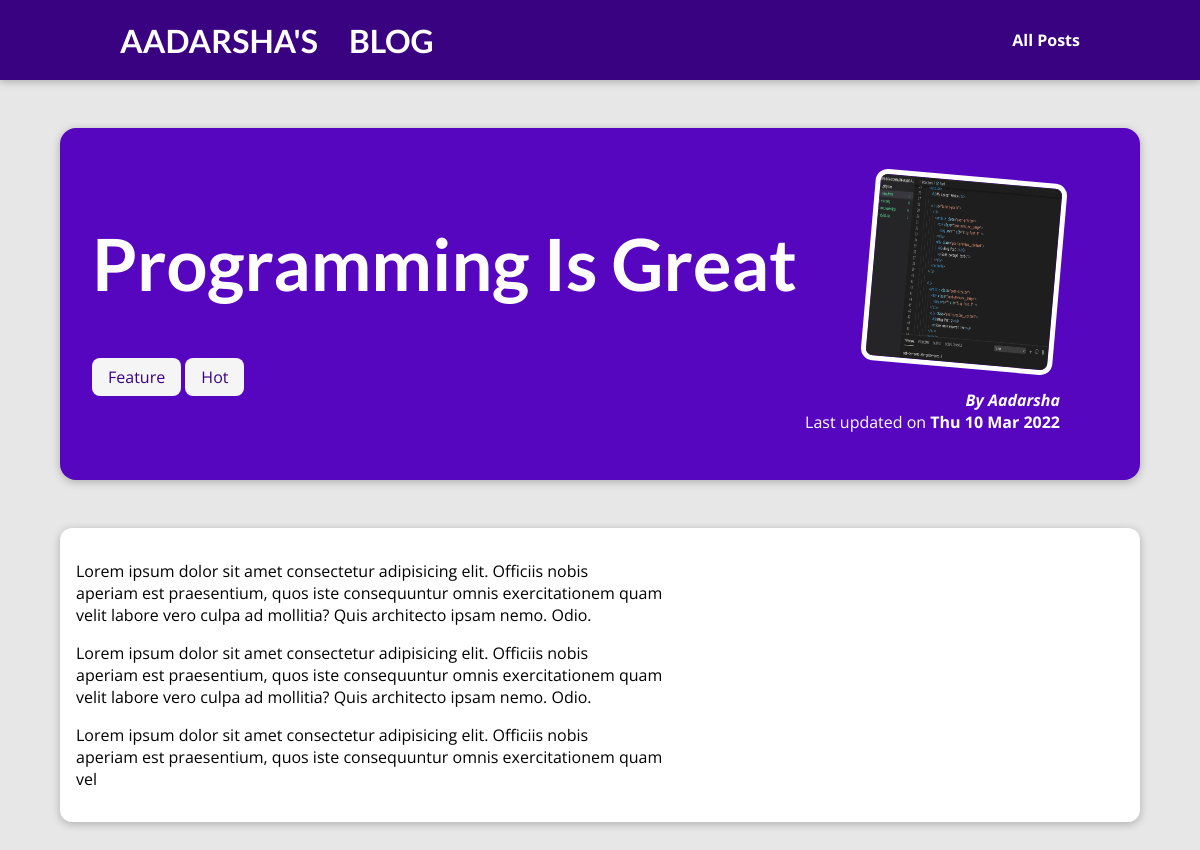
Page /posts/programming-is-fun on the committed database.
### blog/models.py (models this page shows, shortened)
class Post(models.Model):
    title=models.CharField(max_length=50)
    slug=models.SlugField(default="",null=True,unique=True)
    date =models.DateField()
    image=models.ImageField(upload_to="Posts",null=True)
    excerpt=models.CharField(default="",null=True,max_length=300)
    content=models.TextField(1000)
    author=models.ForeignKey(Author,default="unknown",on_delete=models.SET_DEFAULT)
    tag=models.ManyToManyField(Tag)

class Tag(models.Model):
    caption=models.CharField(max_length=20)

class Author(models.Model):
    first_name=models.CharField( max_length=50)
    last_name= models.CharField(max_length=50)
    email  =  models.EmailField( max_length=254)
    def __str__(self):
        return f"{self.first_name}"

### blog/views.py (the view)
# urls.py: path("posts/<slug:slug>",views.post_detail,name="post-detail-page")   # the dynamic link is called slug
def post_detail(request,slug):
    identified_post = get_object_or_404(Post, slug=slug)
    return render(request,"blog/post-detail.html",{
        "post":identified_post
    })

### blog/templates/blog/post-detail.html (shortened to what this page needs)
{% extends "base.html" %}
{% load static %}
{% block css_files%}
<link rel="stylesheet" href="{% static "blog/post-detail.css" %}">
{% endblock css_files%}
{% block contain %}
    <section id="summary">
        <h2>{{post.title}} </h2>
        <div>
            {% for tags in post.tag.all %}
            <span class="tag">{{tags.caption.title}}</span>
            {% endfor %}
        </div>
        <article>
            <img src="{{post.image.url}}" alt="{{post.title}}">
            <address>By <a href="mailto:{{post.author.email}}">{{post.author|title}}</a></address>
            <div>
                Last updated on <time>{{post.date|date:" D d M Y"}}</time>
            </div>
        </article>
    </section>
    <main>
        <p>{{post.content|linebreaks}}</p>
    </main>
{% endblock contain %}

### blog/static/blog/post-detail.css (style rules this page uses)
body { background-color: #e7e7e7; }
#summary { margin: 8rem auto 3rem auto; padding: 2rem; width: 90%; max-width: 90rem; border-radius: 16px; background-color: #5706c0; position: relative; box-shadow: 0 2px 8px rgba(0, 0, 0, 0.25); height: 22rem; }
#summary h2 { color: white; font-size: 4.5rem; }
#summary article { position: absolute; top: 2rem; right: 3rem; padding: 1rem 2rem; border-radius: 12px; text-align: right; color: white; }
#summary article img { width: 12rem; height: 12rem; border-radius: 12px; transform: rotateZ(5deg); border: 5px solid white; margin-bottom: 1rem; }
#summary address { font-weight: bold; }
#summary a { color: white !important; text-decoration:none ; }
#summary time { font-weight: bold; }
main { width : 90%; max-width: 90rem; margin: 3rem auto; background-color: white; padding: 1rem; border-radius: 12px; box-shadow: 0 2px 8px rgba(0, 0, 0, 0.25); }
.tag { background-color: whitesmoke; color: #390281; padding: 0.5rem 1rem; border-radius: 8px; }

### static/app.css (style rules this page uses)
* { box-sizing: border-box; }
html { font-family: 'Open Sans', 'Lato', sans-serif; }
body { margin: 0; }
h1, h2, h3 { font-family: 'Lato', sans-serif; font-weight: bold; }

### rows in the picture
Post: title "Programming Is Great", image (picture), author "Aadarsha", date "Thu 10 Mar 2022", content "Lorem ipsum dolor sit amet consectetur adipisicing elit. Officiis nobis aperiam est praesentium, quos iste consequuntur omnis exercitationem quam velit labore vero culpa ad mollitia? Quis architecto ipsam nemo. Odio. Lorem ipsum dolor sit amet consectetur adipisicing elit. Officiis nobis aperiam est praesentium, quos iste consequuntur omnis exercitationem quam velit labore vero culpa ad mollitia? Quis architecto ipsam nemo. Odio. Lorem ipsum dolor sit amet consectetur adipisicing elit. Officiis nobis aperiam est praesentium, quos iste consequuntur omnis exercitationem quam vel"
Tag: caption "Feature"
Tag: caption "Hot"
